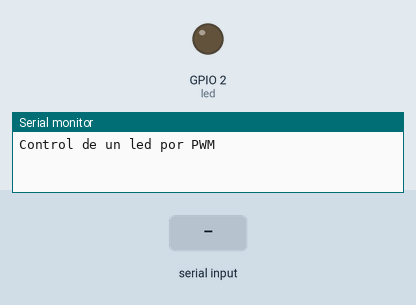
Recording of a sketch running on a simulated ESP32. Parts: output pins drawn as LEDs (lit = HIGH), the last lines printed to the serial monitor. Inputs (shaded band) come from the test bench.

Above: at 1.4 s.
1.5 s: "90,45\n" received over Serial
At 1.8 s:
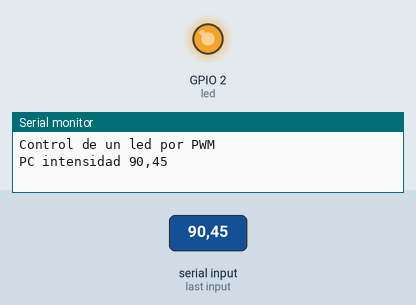
3.0 s: "5\n" received over Serial
At 4.2 s:
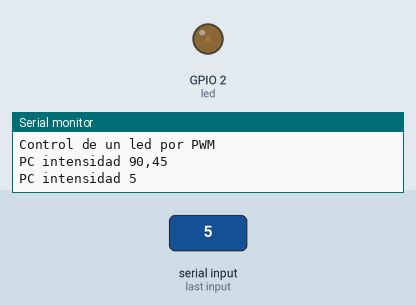
4.5 s: "30,150\n" received over Serial
At 5.3 s:
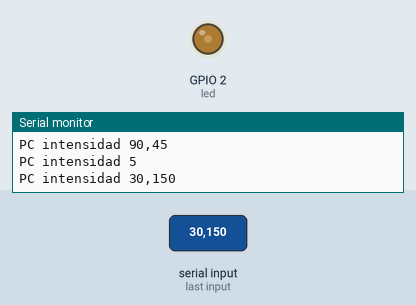
6.0 s: "90\n" received over Serial
At 6.5 s:
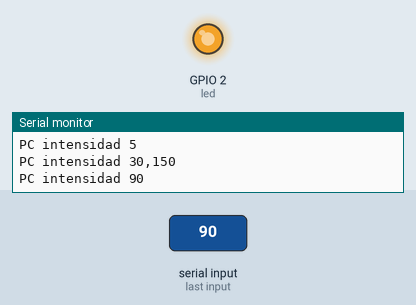
Timing chart, 0 to 8.5 s (numbered marks = the images above; inputs shaded):
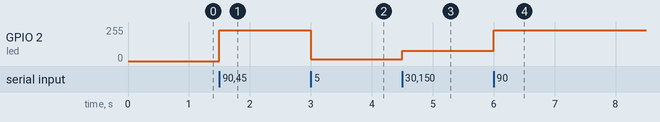

Measured:
- after the input at 1.5 s, GPIO 2 (led): 0/255 → 229/255 at once
- after the input at 3.0 s, GPIO 2 (led): 229/255 → 13/255 at once
- after the input at 4.5 s, GPIO 2 (led): 13/255 → 76/255 at once
- after the input at 6.0 s, GPIO 2 (led): 76/255 → 229/255 at once

The sketch:

sketch_jan15a_12_pwm.ino
```cpp
//controlar la intensidad del led de la tarjeta

//Variables y constantes
#define led 2 //Direccion del led
#define fre 1000
#define res 16
#define Max (pow(2,res)-1)//pwm valor maximo ancho pulso

void setup() {
  // put your setup code here, to run once:
  //UART
  Serial.begin(115200);
  delay(200);
  //GPIO
  pinMode(led,OUTPUT);//opcional en este ejemplo
  //PWM
  ledcAttach(led,fre,res);//salida por led, frecuencia a 1000 hertz, resolucion 16 bits
  Serial.println();
  Serial.println("Control de un led por PWM");
  Serial.println();

}

void loop() {
  String s="";
  int intensidad =0;
  if (Serial.available()){
    s= Serial.readStringUntil('\n');
    intensidad = s.toInt();
    if (intensidad <0) intensidad =0;

    if(intensidad>100) intensidad =100;

    Serial.println("PC intensidad "+ s);
    ledcWrite(led,map(intensidad,0,100,0,Max));
    delay(10);
  }


  //for(int i=0;i<Max; i+=100){
  // ledcWrite(led,i);
   // delay(10);
  //}
  //for(int i=0;i<Max; i+=100){
//ledcWrite(led,Max-i);
  //  delay(10);
 // }

}
```
